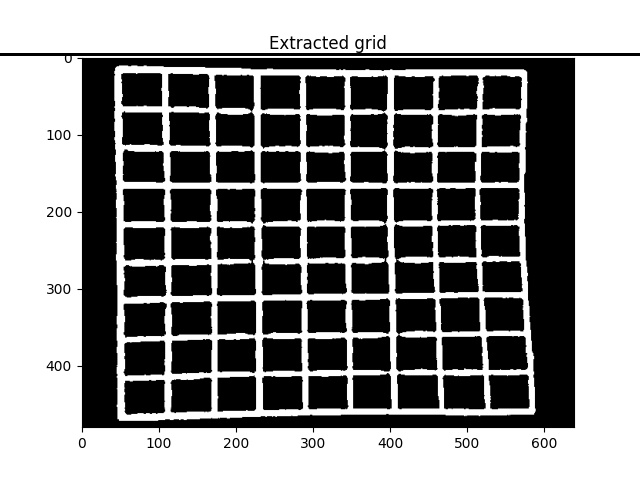
#> input picture SudokuSolver/src/houghlines5.jpg, 640 x 480 px
$ python -i grid_detection.py   (imports and definitions only)   (older library calls are emulated)
#> lines starting #> are read from the running program, lines starting #| are printed output that depends on the picture; after the words box and inside, x2 and y2 are one past the last pixel; in counts of white or black regions, pixels touching at a corner belong together
#> further down, picture is the input picture: shape (480, 640); min 0, max 255, mean 135.7
import logging
import operator
import statistics

import config
import cv2
import matplotlib.pyplot as plt
import numpy as np


# [25 lines left out: functions read_image, blur_image, not called in this run]


def apply_threshold(src_image: np.ndarray, bin: bool = False):

#> called with bin = False
    thres_image = None
    if bin:
        blur = cv2.GaussianBlur(src_image, (3, 3), 0)
        ret, thres_image = cv2.threshold(
            blur, thresh=0, maxval=127, type=cv2.THRESH_BINARY_INV
        )
        thres_image = np.invert(thres_image)

    else:
        thres_image = cv2.adaptiveThreshold(
            src_image,
            255,
            cv2.ADAPTIVE_THRESH_GAUSSIAN_C,
            cv2.THRESH_BINARY_INV,
            11,
            2,
        )
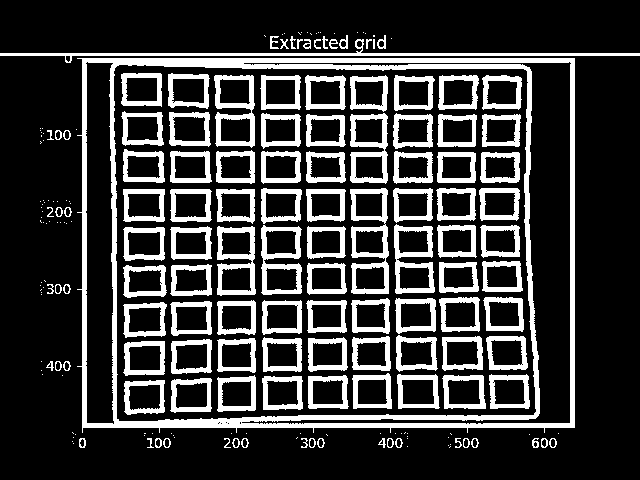
#> thres_image: shape (480, 640); 22.3% white; 208 white regions (89 under 20 px), largest, box (x1, y1, x2, y2) and area: (77, 58, 575, 433) 15726, (0, 39, 640, 63) 2008, (350, 188, 389, 294) 1689
    if config.display_images_flag:
        plt.imshow(thres_image, cmap="gray")
        plt.title("thresholded image 11")
        plt.show()

    return thres_image


def find_largest_object(image: np.ndarray):
    """apply a blob detecting algorithm. In this case floodfilling.

    """

    new_image = flood_filling(image)
    grid_image = find_biggest_blob(new_image)

    if config.display_images_flag:
        plt.imshow(grid_image, cmap="gray")
        plt.title("Extracted grid")
        plt.show()

    return grid_image


def flood_filling(image: np.ndarray):
    """Label each 4-connected island of white (255) pixels in `image` with
    a unique positive integer; 0 is background. Callers (find_biggest_blob,
    digit_extraction.is_blank_digit) only ever use this to count pixels per
    island via np.unique, so any labeling with that same 0=background /
    distinct-id-per-island contract is a valid drop-in.

    Previously a hand-rolled BFS over every pixel in pure Python. Replaced
    with cv2.connectedComponents, which does the identical 4-connected
    labeling in native code and is dramatically faster on real images.
    """

    binary_image = np.where(image == 255, 255, 0).astype(np.uint8)
    _, labels = cv2.connectedComponents(binary_image, connectivity=4)
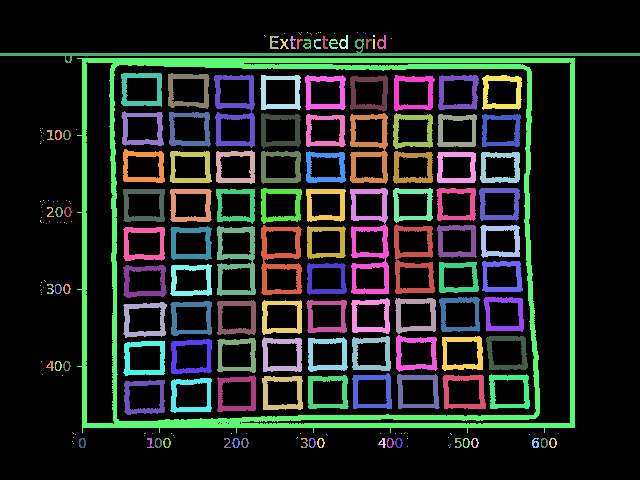
#> labels: shape (480, 640) int32; 227 distinct labels, from 0 to 226; one colour per label, 0 black

    return labels.astype(np.float64)
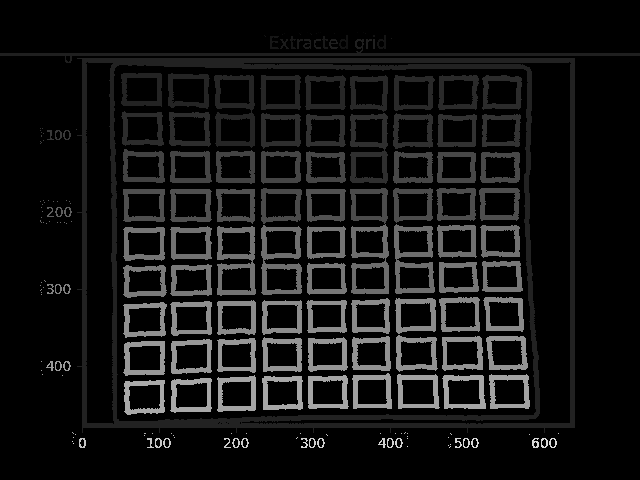
#> returned value: shape (480, 640) float64; min 0, max 226, mean 18.8


def find_biggest_blob(new_image: np.ndarray, largest_island: int = 2):

    """Finds the longest continuous (touching) set of pixels.

    Arguments:
        new_image {np.array} -- image in which each continuous set of pixels
                                is a unique number (a set of continuous pixels
                                can be thought of as a unique island).

    Keyword Arguments:
        largest_island {int} -- originally the function was only used to find
                                the grid, which was the 2nd largest shape on
                                the image, after the background.
                                (default: {2})

    Returns:
        [np.array] -- the image only containing the biggest blob.
    """
#> called with largest_island = 2
    unique, counts = np.unique(new_image, return_counts=True)
#> unique = 227 values from 0 to 226; counts = 227 values, max 238779 at index 0, min 1 at index 1, mean 1353.3
    if len(unique) < largest_island:
        logging.debug("no blob found - cell is blank")
        return np.zeros_like(new_image)

    biggest_island = unique[np.argsort(counts, kind="stable")[-largest_island]]
#> biggest_island = 34
    return np.where(new_image == biggest_island, 255, 0).astype(new_image.dtype)
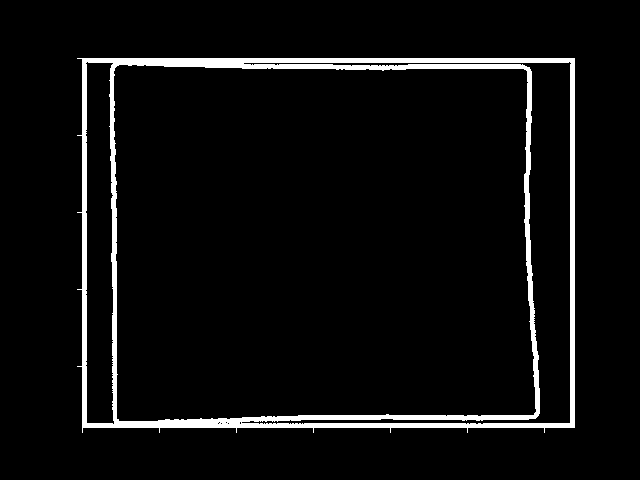
#> returned value: shape (480, 640) float64; 5.1% white; 1 white region, box (x1, y1, x2, y2) and area: (77, 58, 575, 433) 15726

    # [16 lines of commented-out code are left out]


def corner_detection(image: np.ndarray):

    # The picture has to be in uint8 format. It was in float64.
    image_contour = image.astype("uint8") * 255
#> image_contour: shape (480, 640); values 0 (black) and 1 (white), 5.1% white; 1 white region

    # ret, image_contour = cv2.threshold(image_contour, 127, 255, 0)


    contours, _ = cv2.findContours(
        image_contour, cv2.RETR_LIST, cv2.CHAIN_APPROX_SIMPLE
    )
#> contours = 10 contours, 6 with area under 20; largest, box (x1, y1, x2, y2) and area: (77, 58, 575, 433) 181559, (113, 64, 537, 422) 144176, (241, 61, 572, 425) 15450, (85, 61, 115, 425) 9230

    if not contours:
        logging.warning("no contours found, cannot detect grid corners")
        return None

    contours = sorted(contours, key=cv2.contourArea, reverse=True)
    largest_contour = contours[0]
#> largest_contour = contour of 58 points, box (x1, y1, x2, y2) (77, 58, 575, 433), area 181559

    # detect index of corners in largest_contour
    bottom_right_indx, _ = max(
        enumerate([pt[0][0] + pt[0][1] for pt in largest_contour]),
        key=operator.itemgetter(1),
    )
#> bottom_right_indx = 56

    top_left_indx, _ = min(
        enumerate([pt[0][0] + pt[0][1] for pt in largest_contour]),
        key=operator.itemgetter(1),
    )
#> top_left_indx = 0

    bottom_left_indx, _ = min(
        enumerate([pt[0][0] - pt[0][1] for pt in largest_contour]),
        key=operator.itemgetter(1),
    )
#> bottom_left_indx = 23

    top_right_indx, _ = max(
        enumerate([pt[0][0] - pt[0][1] for pt in largest_contour]),
        key=operator.itemgetter(1),
    )
#> top_right_indx = 57

    top_left = largest_contour[top_left_indx][0]
#> top_left = [77, 58]
    top_right = largest_contour[top_right_indx][0]
#> top_right = [574, 58]
    bottom_left = largest_contour[bottom_right_indx][0]
#> bottom_left = [574, 427]
    bottom_right = largest_contour[bottom_left_indx][0]
#> bottom_right = [82, 432]

    if config.display_images_flag:
        # draw corners
        image = np.asarray(image, "uint8")
        image = cv2.cvtColor(image, cv2.COLOR_GRAY2RGB)
        cv2.circle(image, tuple(bottom_right), 8, (255, 0, 0), -1)
        cv2.circle(image, tuple(top_left), 8, (255, 0, 0), -1)
        cv2.circle(image, tuple(bottom_left), 8, (255, 0, 0), -1)
        cv2.circle(image, tuple(top_right), 8, (255, 0, 0), -1)
        plt.imshow(image)
        plt.title("corners detected")
        plt.show()

    corners = [top_left, top_right, bottom_left, bottom_right]
#> corners = [[77, 58], [574, 58], [574, 427], [82, 432]]

    quad_area = cv2.contourArea(np.array(corners, dtype=np.int32))
#> quad_area = 183713
    blob_area = cv2.contourArea(largest_contour)
#> blob_area = 181559

    if blob_area == 0:
        logging.warning("largest contour has zero area, cannot detect grid corners")
        return None

    ratio = quad_area / blob_area
#> ratio = 1.01

    if ratio > 1.4: # some corners are not detected correctly, so we skip this image. The ratio of the area of the quad to the area of the blob should be less than 1.4.
        logging.warning(
            "The ratio of the area of the quad to the area of the blob is %s, which is greater than 1.4. This might indicate that the corners are not detected correctly.",
            ratio,
        )
        return None

    return corners


def detect_grid_corners(raw_image: np.ndarray):
    """Find the sudoku grid's 4 corners, preferring the original floodfill +
    contour approach (corner_detection()) and falling back to a Hough-line-
    based approach when that fails.

    The floodfill approach requires the grid lines to form one single
    connected blob of pixels, which is fragile: a few small breaks in faint
    or noisy grid lines (common in real photos) splits it into disconnected
    fragments instead, and the "biggest fragment" is then not the actual
    grid boundary. The Hough approach doesn't have this requirement -- it
    accumulates votes across colinear edge pixels directly, so disconnected
    line fragments still vote for the same line. It's used only as a
    fallback (not the primary method) because, unlike the floodfill/contour
    approach's single confidence check, it has no equally strong way to
    detect when it's found the wrong quad, only when it's found nothing at
    all.

    Arguments:
        raw_image {np.ndarray} -- grayscale raw puzzle photo

    Returns:
        [list] -- [top_left, top_right, bottom_left, bottom_right], or None
                   if neither approach found a confident grid boundary.
    """

    thres_image = apply_threshold(raw_image)
    grid = find_largest_object(thres_image)
    corners = corner_detection(grid)
#> corners = [[77, 58], [574, 58], [574, 427], [82, 432]]

    if corners is not None:
        return corners

    logging.info("floodfill grid detection failed, falling back to Hough line detection")
    return detect_grid_corners_hough(raw_image)


# [287 lines left out: functions detect_grid_corners_hough, _hough_canny_thresholds, _split_hough_lines_by_orientation, _hough_line_position, _hough_line_intersection, _merge_nearby_hough_lines and 3 more, not called in this run]

>>> import cv2
>>> picture = cv2.imread('houghlines5.jpg', cv2.IMREAD_GRAYSCALE)
>>> result = detect_grid_corners(picture)
#> result = [[77, 58], [574, 58], [574, 427], [82, 432]]
